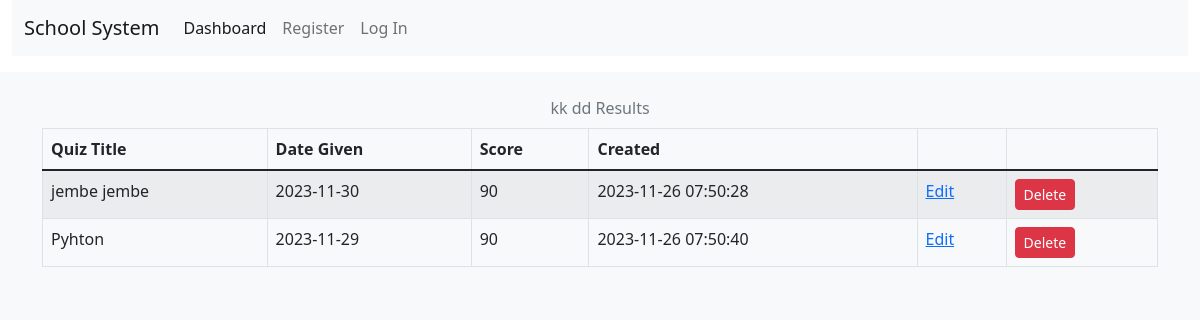
/student/4, run on the app's committed database.
### tables this page shows
CREATE TABLE Students(
    id INTEGER PRIMARY KEY AUTOINCREMENT,    
    created TIMESTAMP NOT NULL DEFAULT CURRENT_TIMESTAMP,
    firstname TEXT NOT NULL,
    lastname TEXT NOT NULL
    

    -- FOREIGN KEY (user_id) REFERENCES user (id)
);

CREATE TABLE Results(
    id INTEGER PRIMARY KEY AUTOINCREMENT,
    student_id INTEGER NOT NULL,
    quiz_id INTEGER NOT NULL,
    score INTEGER NOT NULL,
    created TIMESTAMP NOT NULL DEFAULT CURRENT_TIMESTAMP,
    
    -- complete BOOLEAN NOT NULL DEFAULT FALSE,

    FOREIGN KEY (student_id) REFERENCES Students (id),
    FOREIGN KEY (quiz_id) REFERENCES Quizes (id)
);

CREATE TABLE Quizes(
    id INTEGER PRIMARY KEY AUTOINCREMENT,
    -- user_id INTEGER NOT NULL,
    created TIMESTAMP NOT NULL DEFAULT CURRENT_TIMESTAMP,
    title TEXT NOT NULL,
    questions TEXT NOT NULL,
    date_given DATE NOT NULL
    -- complete BOOLEAN NOT NULL DEFAULT FALSE,

    -- FOREIGN KEY (user_id) REFERENCES user (id)
);

### class_app.py (the view)
@bp.route("/student/<int:id>")
def view_student_results(id):
    student_results = get_student_results(id)
    if student_results["student"] is None:
        abort(404, f"Student id {id} doesn't exist.")
    return render_template("class/student_results.html", **student_results)

### auth.py (called while the page is built)
@bp.before_app_request
def load_logged_in_user():
    user_id = session.get("user_id")
    if user_id is None:
        g.user = None
    else:
        g.user = (
            get_db().execute("SELECT * FROM user WHERE id = ?", (user_id,)).fetchone()
        )

### class_app.py (called while the page is built)
def get_student_results(student_id):
    student = (
        get_db()
        .execute(
            "SELECT id, firstname, lastname FROM Students WHERE id = ?",
            (student_id,),
        )
        .fetchone()
    )
    results = (
        get_db()
        .execute(
            "SELECT r.id, q.title, q.date_given, r.score, r.created"
            " FROM Results r JOIN Quizes q ON r.quiz_id = q.id"
            " WHERE r.student_id = ?",
            (student_id,),
        )
        .fetchall()
    )
    return {"student": student, "results": results}

### db.py (called while the page is built)
def get_db():
    if "db" not in g:
        g.db = sqlite3.connect(
            current_app.config["DATABASE"], detect_types=sqlite3.PARSE_DECLTYPES
        )
        g.db.row_factory = sqlite3.Row
    return g.db

### templates/class/student_results.html
{% extends 'base.html' %}
{% block content %}
<div class="container">
  <div class="row mt-3 pt-2">
    {% if results %}
        <div class="table-responsive">
        <table class="table table-striped table-bordered p-2 caption-top">
             <h2 class="text-decoration-underline"><caption class="text-center">{{ student.firstname }} {{ student.lastname }} Results</caption></h2>
            <thead>
                <tr>
                    <th>Quiz Title</th>
                    <th>Date Given</th>
                    <th>Score</th>
                    <th>Created</th>
                    <th></th>
                    <th></th>
                </tr>
            </thead>
            <tbody class="table-group-divider">
                {% for result in results %}
                    <tr>
                        <td>{{ result.title }}</td>
                        <td>{{ result.date_given }}</td>
                        <td>{{ result.score }}</td>
                        <td>{{ result.created }}</td>
                        <td><a class="text-primary" href="{{ url_for('class_app.update_results', id=result['id']) }}">Edit</a></td>
                        <td>
                            <form action="{{ url_for('class_app.delete_result', id=result['id']) }}" method="post">
                             <input class="btn btn-sm btn-danger" type="submit" value="Delete" onclick="return confirm('Are you sure?');">
                            </form>
                        </td>
                    </tr>
                {% endfor %}
            </tbody>
        </table>
    </div>
    {% else %}
        <p>No quiz results available for {{ student.firstname }} {{ student.lastname }}.</p>
    {% endif %}
  </div>
</div>
{% endblock %}

### data on the page
Students: firstname "kk", lastname "dd"
Results: title "jembe jembe", date_given "2023-11-30", score "90", created "2023-11-26 07:50:28"
Results: title "Pyhton", date_given "2023-11-29", score "90", created "2023-11-26 07:50:40"
